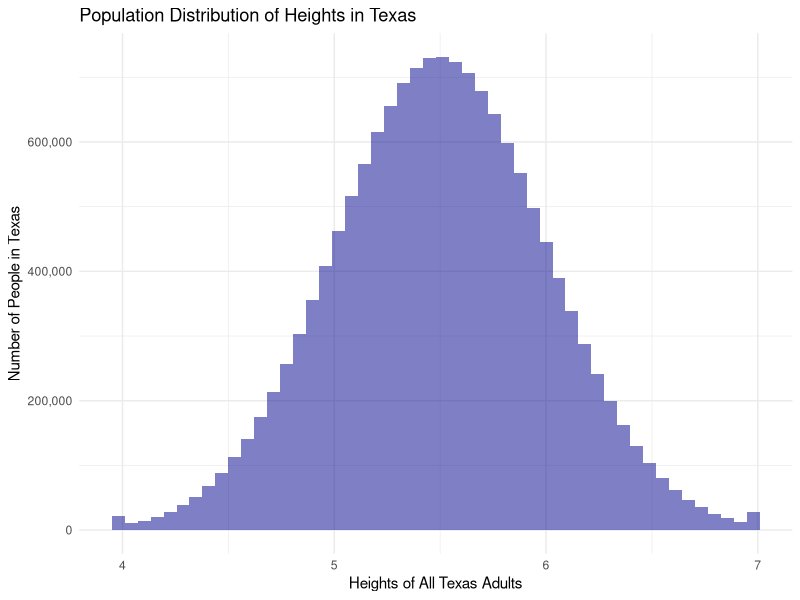
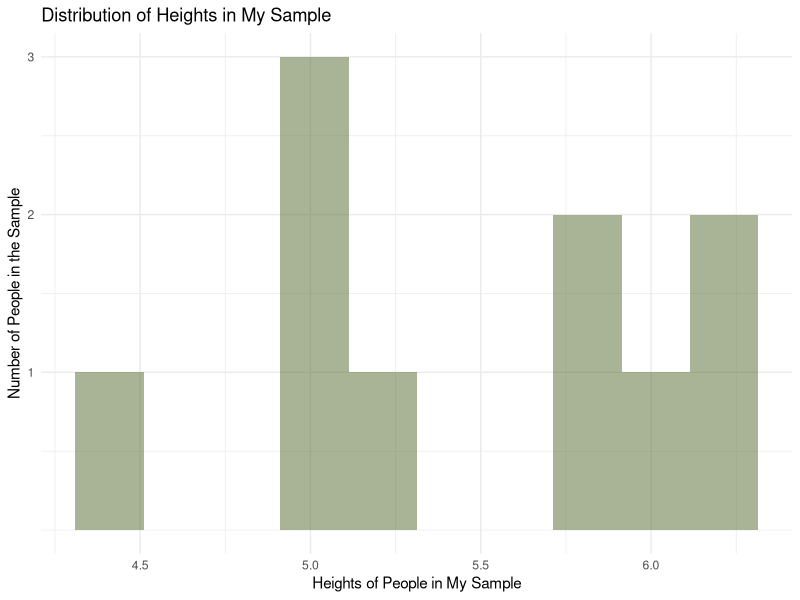
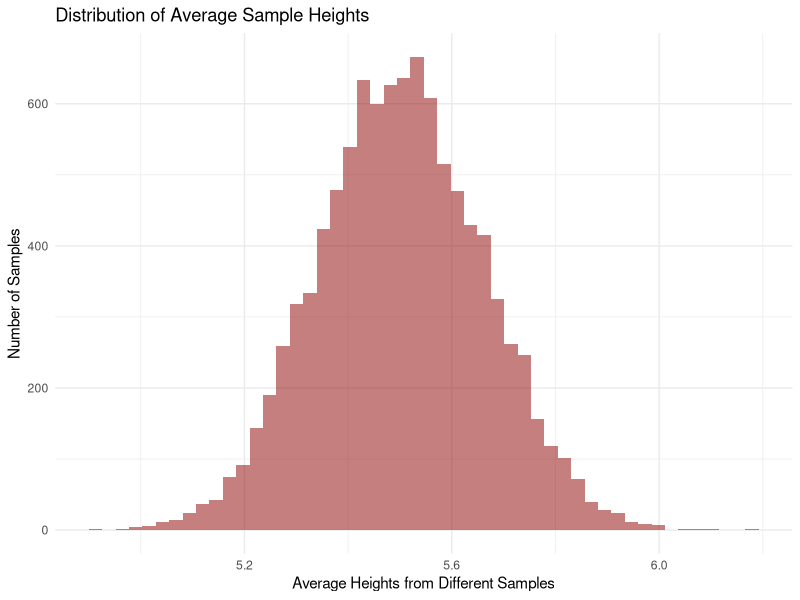

The R script that drew these images, in order:
## ---- chunk 1
knitr::opts_chunk$set(echo = TRUE)
## ---- chunk 2
library(tidyverse)
library(knitr)
## ---- chunk 3
options(scipen = 10000)
set.seed(04302021)

# i am setting min 4 and max 7
heights <- tibble(heights = pmax(4, pmin(7, rnorm(n = 15000000, mean = 5.5, sd = .5))))

ggplot(heights, aes(x = heights)) +
  geom_histogram(alpha = 0.5, 
                 bins = 50, 
                 fill = "blue4") +
  scale_y_continuous(labels = scales::comma) +
  labs(x = "Heights of All Texas Adults", 
       y = "Number of People in Texas",
       title = "Population Distribution of Heights in Texas") +
  theme_minimal()
## ---- chunk 4
set.seed(05012021)
sample_1 <- tibble(heights = sample(heights$heights, size = 10))

ggplot(sample_1, aes(x = heights)) +
  geom_histogram(alpha = 0.5, 
                 bins = 10, 
                 fill = "darkolivegreen") +
  scale_y_continuous(breaks = seq(1, 3, 1)) +
  labs(x = "Heights of People in My Sample", 
       y = "Number of People in the Sample",
       title = "Distribution of Heights in My Sample") +
  theme_minimal()
## ---- chunk 5
calculate_ci <- function(m, sd, n = 10){
  
  se <- sd / sqrt(n)
  ci <-  m + c(-1, 1) * 1.96 * se
  
  tibble(mean = m,
         ci_l = ci[1],
         ci_u = ci[2])
  
}

m_s1 <- mean(sample_1$heights)
sd_s1 <- sd(sample_1$heights) 

calculate_ci(m = m_s1, sd = sd_s1) %>%
  kable(digits = 3) 
## ---- chunk 6
set.seed(05022021)
sample_2 <- tibble(heights = sample(heights$heights, size = 10))

m_s2 <- mean(sample_2$heights)
sd_s2 <- sd(sample_2$heights) 

calculate_ci(m = m_s2, sd = sd_s2) %>%
  kable(digits = 3) 
## ---- chunk 7
tall_folx <- 
  heights %>%
  filter(heights > 6)

set.seed(05032021)

sample_3 <- tibble(heights = sample(tall_folx$heights, size = 10))

m_s3 <- mean(sample_3$heights)
sd_s3 <- sd(sample_3$heights) 

calculate_ci(m = m_s3, sd = sd_s3) %>%
  kable(digits = 3) 
## ---- chunk 8
set.seed(05042021)

samples_ci <- 
  rerun(10000, {
    x <- sample(heights$heights, size = 10)
    m <- mean(x)
    sd <- sd(x)
    n <- 10
    tibble(mean = m,
           ci_l = m - 1.96 * sd/ sqrt(n),
           ci_u = m + 1.96 * sd/ sqrt(n))
  }) %>%
  bind_rows()

samples_ci %>%
  ggplot(aes(x = mean)) +
  geom_histogram(alpha = 0.5, 
                 bins = 50, 
                 fill = "dark red") +
  labs(x = "Average Heights from Different Samples", 
       y = "Number of Samples",
       title = "Distribution of Average Sample Heights") +
  theme_minimal()
## ---- chunk 9
samples_ci %>%
  filter(mean > 5.9) %>%
  tail(n = 5) %>%
  kable(digits = 3) 
## ---- chunk 10
samples_ci %>%
  filter(mean < 5) %>%
  tail(n = 5) %>%
  kable(digits = 3) 
## ---- chunk 11
samples_ci <- 
  samples_ci %>%
  mutate(captures = ifelse(5.5 < ci_u & 5.5 > ci_l, TRUE, FALSE)) 

samples_ci %>%
  summarize(prop = mean(captures),
            n = sum(captures)) %>%
  kable(digits = 3) 
## ---- chunk 12
set.seed(05052021)
small_s4 <- sample(heights$heights, size = 5)
m_s4 <- mean(small_s4)
sd_s4 <- sd(small_s4)
n_s4 <- length(small_s4)

set.seed(05062021)
large_s5 <- sample(heights$heights, size = 1000)
m_s5 <- mean(large_s5)
sd_s5 <- sd(large_s5)
n_s5 <- length(large_s5)

small <- calculate_ci(m = m_s4, sd = sd_s4, n = n_s4) %>%
  mutate(n = n_s4)

large <- calculate_ci(m = m_s5, sd = sd_s5, n = n_s5) %>%
  mutate(n = n_s5)

bind_rows(small, large) %>%
  mutate(width = ci_u - ci_l) %>%
  select(n, everything()) %>%
  kable(digits = 3)
